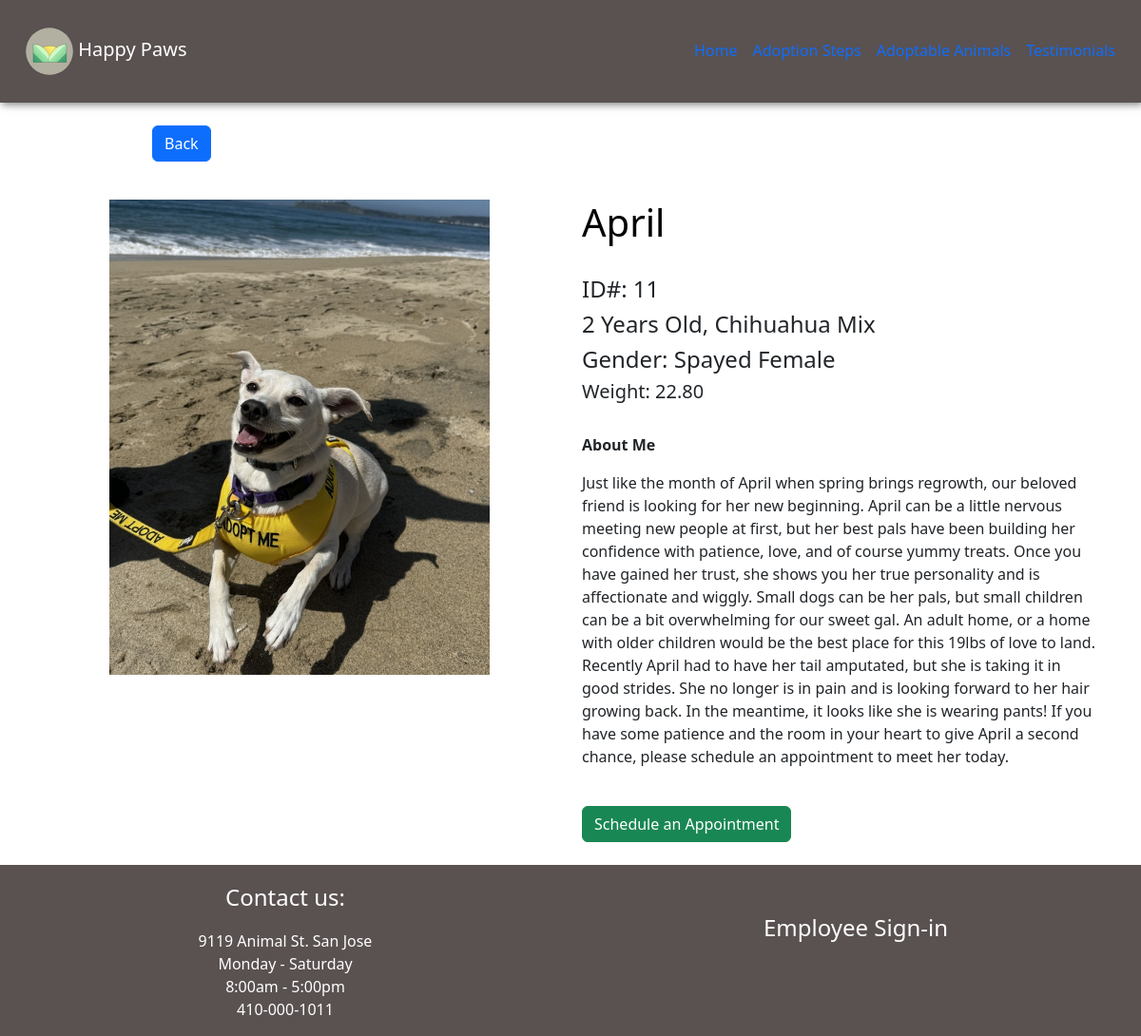
Screenshot of /Animals/11 with the database file from the repository.
### app.py (models this page shows, shortened)
class Animal(db.Model):
    __tablename__ = 'animals'
    id = db.Column(db.Integer, primary_key=True)
    name = db.Column(db.String(5), nullable=False)
    age = db.Column(db.Integer, nullable=True)
    species = db.Column(db.Integer, nullable=False)
    gender = db.Column(db.Integer, nullable=False)
    breed = db.Column(db.String(150), nullable=True)
    weight = db.Column(db.Numeric, nullable=True)
    description = db.Column(db.Text, nullable=True)
    image_path = db.Column(db.String(), nullable=True)
    date_added = db.Column(db.DateTime, default=datetime.utcnow)

### app.py (the view)
@app.route('/Animals/<int:id>')
def animalpage(id):
    animal = Animal.query.get_or_404(id)
    return render_template('Animalpage.html', animal = animal)

### templates/animalpage.html (shortened to what this page needs)
{% extends "base.html" %}
{%block body%}
<div class="container-fluid p-4" >
    <div class="container ">
        <div class ="row">
            <div class="col" style="padding-left: 130px; padding-bottom: 40px;">
                <a href=" {{url_for('animals')}}" class="btn btn-primary" >Back</a>
            </div>
        </div>
        <div class="row">
          <div class="col text-center">
            {% if animal.image_path %}
            <img src="{{ url_for('static', filename='animal_images/' + animal.image_path)}}" class="card-img-top" alt="animal's image"
            style="max-width: 400px; max-height: 500px; object-fit: cover;">
            {% else %}
            <img src="{{ url_for('static', filename='images/default_image.jpg') }}" class="card-img-top" alt="default image"
            style="max-width: 400px; max-height: 500px; object-fit: cover;">
            {% endif %}
          </div>
          <div class="col">
            <h1 style="text-align: left"> {{animal.name}} </h1>
            <h4> ID#: {{animal.id}} </h4>
            <h4> {{animal.age}} Years Old,
                {% if animal.breed %}
                {{ animal.breed }}
                {% else %}
                Breed Unknown
                {% endif %}
            </h4>
            <h4> Gender:
                {% if animal.gender==0 %}
                  Male
                {% elif animal.gender==1 %}
                  Female
                {% elif animal.gender==2 %}
                  Neutered Male
                {% elif animal.gender==3 %}
                  Spayed Female
                {% endif %}
            </h4>
            <h5> Weight: {{'%0.2f'|format(animal.weight|float)}} </h5>
            <p style="font-weight: bold; font-size: 20;"> About Me </p>
            <p> {{ animal.description }} </p>
            <a href="{{url_for('schedule', id=animal.id)}}" class="btn btn-success" > Schedule an Appointment </a>
          </div>
        </div>
    </div>
</div>
{%endblock%}

### static/styles/main.css (style rules this page uses)
h1 { text-align: center; color: black; }

### rows the page displays
Animal: image_path (picture), name "April", id "11", age "2", breed "Chihuahua Mix", weight "22.80", description "Just like the month of April when spring brings regrowth, our beloved friend is looking for her new beginning. April can be a little nervous meeting new people at first, but her best pals have been building her confidence with patience, love, and of course yummy treats. Once you have gained her trust, she shows you her true personality and is affectionate and wiggly. Small dogs can be her pals, but small children can be a bit overwhelming for our sweet gal. An adult home, or a home with older children would be the best place for this 19lbs of love to land. Recently April had to have her tail amputated, but she is taking it in good strides. She no longer is in pain and is looking forward to…"
